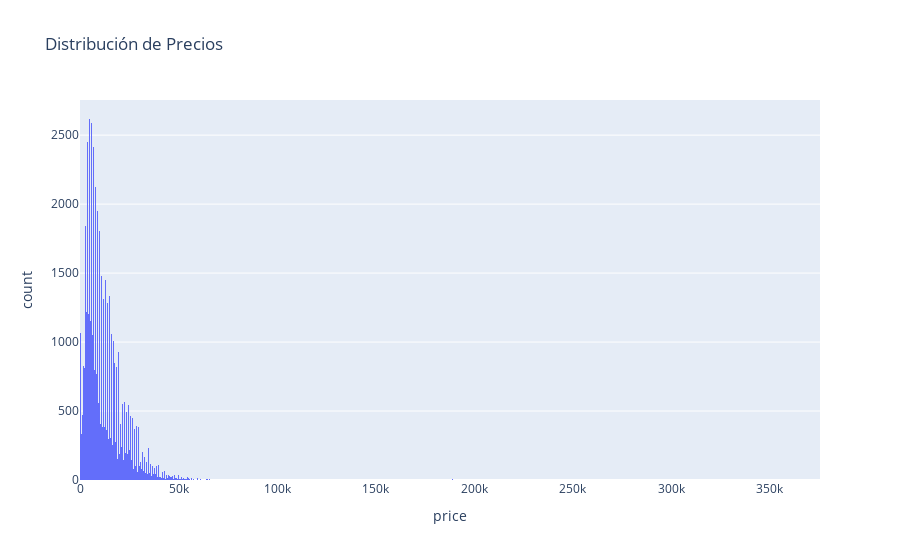

The notebook cell this image was saved under:
### Code cell
#fig = px.histogram(car_data, x="odometer") # crear un histograma
fig = px.histogram(car_data, x="price", title="Distribución de Precios")
fig.show() # crear gráfico de dispersión

### Figure 1 — Plotly figure (JSON) as saved in the notebook; plotly's stock layout.template omitted (floating-point values rounded to 4 significant figures; data arrays with more than 128 entries replaced by an {"elided": "..."} marker saying what was removed)
{"data": [{"bingroup": "x", "hovertemplate": "price=%{x}<br>count=%{y}<extra></extra>", "legendgroup": "", "marker": {"color": "#636efa", "pattern": {"shape": ""}}, "name": "", "orientation": "v", "showlegend": false, "type": "histogram", "x": {"elided": "51525 int values"}, "xaxis": "x", "yaxis": "y"}], "layout": {"barmode": "relative", "legend": {"tracegroupgap": 0}, "title": {"text": "Distribución de Precios"}, "xaxis": {"anchor": "y", "domain": [0, 1], "title": {"text": "price"}}, "yaxis": {"anchor": "x", "domain": [0, 1], "title": {"text": "count"}}}}
